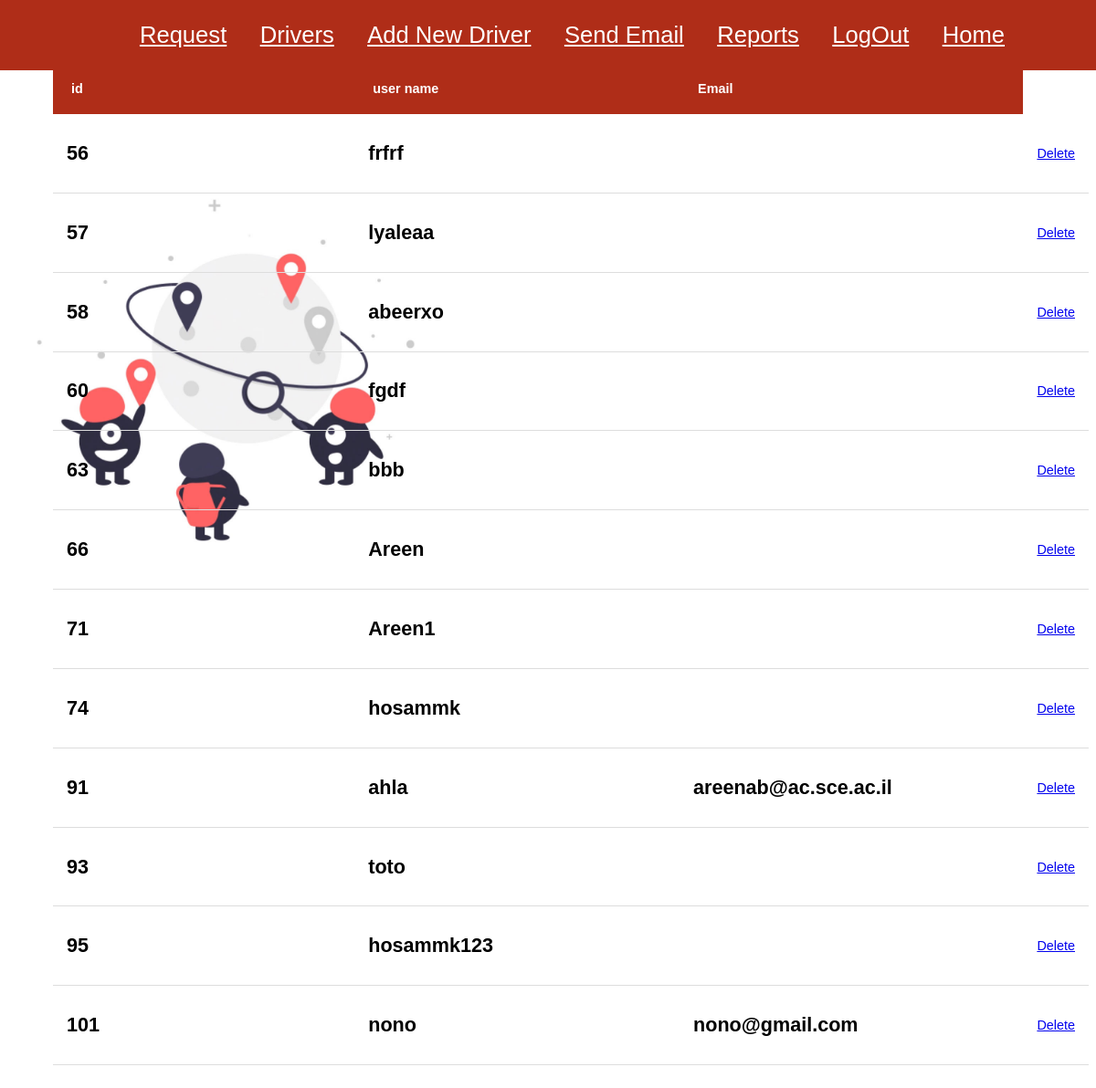
Before: /deluser/ with the older database file.
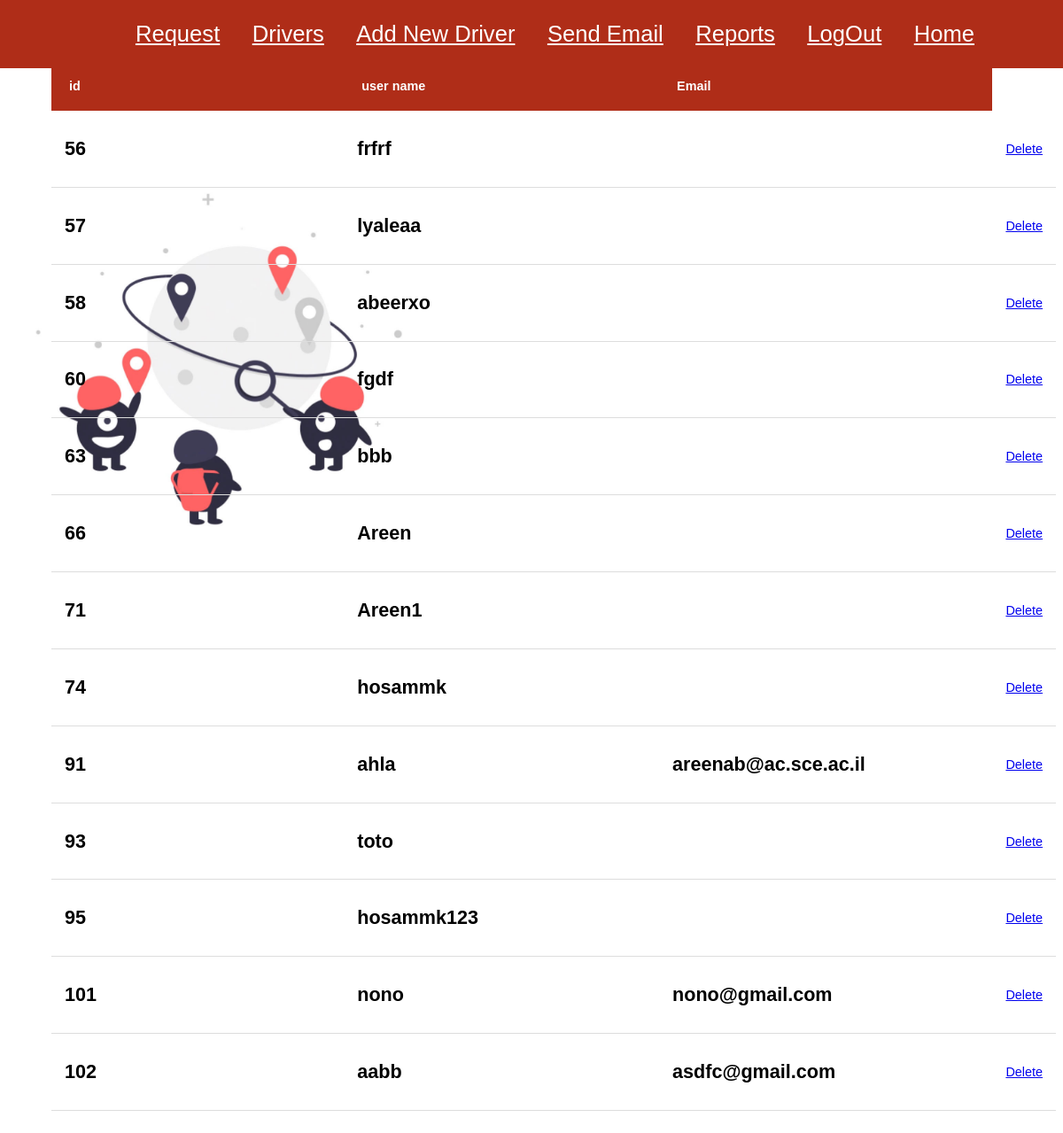
After: the same page with the newer database file.
### project/models.py (models this page shows)
class User(AbstractUser):
    is_passenger=models.BooleanField(default=False)
    is_Admin=models.BooleanField(default=False)

### project/views.py (the view)
# urls.py: path('deluser/',views.deluser,name="deluser"),
def  deluser(request):
    user= User.objects.filter(is_passenger=True)
    return render(request,'project/deluser.html',{'users': user})

### project/templates/project/deluser.html (shortened to what this page needs)
{% load static %}
<!DOCTYPE html>
<html>
    <head>
        <link rel="stylesheet" href="">
    </head>
<body  style="background-image:url('{% static 'img/unnamed.jpg' %}'); background-repeat: no-repeat; background-size:100%;">
  <header class="header">
    <nav class="navbar">
        <a href="/Request/">Request</a>
        <a href="/DriverDetails/">Drivers</a>
        <a href="/AddNewDriver/">Add New Driver</a>
        <a href="/SendMail/">Send Email</a>
        <a href="/AdminReports">Reports</a>
        <a href="/logoutUser">LogOut</a>
        <a href="/AdminHomePage">Home</a>
    </nav>
</header>
  <br>
  <br>
      <table class="content-table">
  <thead>
    <tr>
      <th>id</th>
      <th>user name</th>
      <th>Email</th>
    </tr>
  </thead>
  {% for user in users%}
  <tr>
    <td><b><h2>{{user.id}}</h2></b></td>
    <td><b><h2>{{user.username}}</h2></b></td>
    <td><b><h2>{{user.email}}</h2></b></td>
    <td>
    <a href="/delete/{{user.id}}" class="btn btn-danger" > Delete </a>
    </td>
    </tr>
    {% endfor %}
</table>
    </body>
</html>

### project/templates/project/deluser.html (style rules this page uses)
* { font-family: sans-serif; }
.content-table { border-collapse: collapse; margin: 25px 0; font-size: 0.9em; min-width: 800px; border-radius: 5px 5px 0 0; overflow: hidden; margin-left:50px; }
.content-table thead tr { background-color: #AF2D18; color: #ffffff; text-align: left; font-weight: bold; }
.content-table th { width: 380px; padding: 20px; margin: 25px auto; }
.content-table td { padding: 12px 15px; }
.content-table tbody tr { border-bottom: 1px solid #dddddd; }
.header { background: #AF2D18; display: flex; align-items: center; justify-content: space-between; padding: 1.5rem 7%; border-bottom: var(--border); position: fixed; top: 0; left:0; right:0; z-index: 1000; }
.header .navbar a { margin: 0 1rem; font-size: 1.6rem; color:#fff; }

Changed rows visible on the page:
added User: id "102", username "aabb", email "asdfc@gmail.com"
